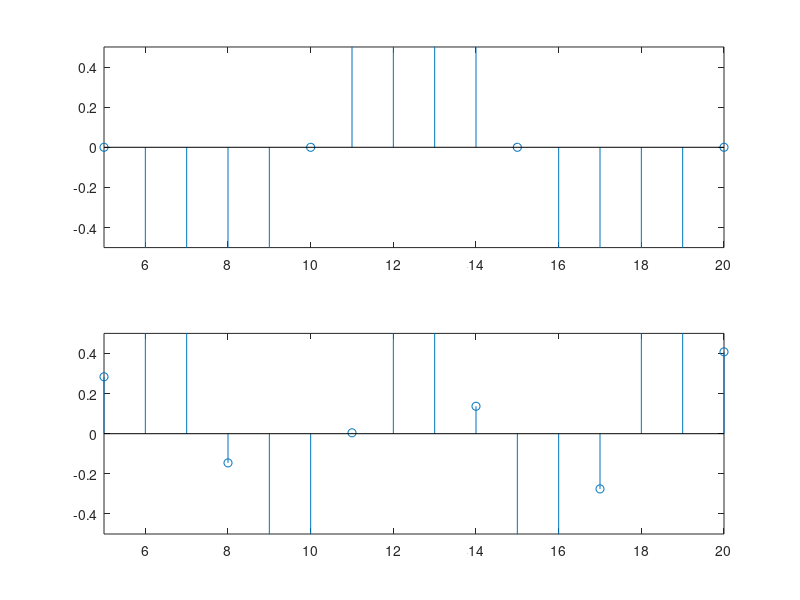

MATLAB code for this plot:
%% Discrete time pulse (first method)
clc, clear, close all;
n = -4 : 1 : 4;
delta_n = [0, 0, 0, 0, 1, 0, 0, 0, 0];
stem(n, delta_n)
xlabel('Time sample')
ylabel('Amplitude')
pause
%% Discrete time pulse (second method)
clc, clear, close all;
n = -100 : 1 : 100;
delta_n = [zeros(1, 100), 1, zeros(1, 100)];
stem(n, delta_n)
xlabel("Sampling time")
ylabel("Amplitude")
pause
%% Discrete time pulse (third method)
clc, clear, close all;
n = -20 : 1 : 20;
delta_n = (n - 3 == 0); %Shift signal to 3 unit to the right
stem(n, delta_n)
xlabel('Sampling time')
ylabel('Magnitude')
pause
%% Unit discrete signal time
clc, clear, close all;
n = -10 : 1 : 10;
unit_n = (n >= 0);
stem(n, unit_n)
xlabel('Time')
ylabel('Magnitude')
legend('Unit signal')
title('DT Unit signal')
pause
%% Axis command
clc, clear, close all;
n = -10 : 1 : 10;
unit_n = (n >= 0);
stem(n, unit_n)
axis([-20 20 0 5])
pause
%% Sinc function
clc, clear, close all;
n = -10 : 1 : 10;
sinc_n = sin(n)./n;
sinc_n(n == 0) = 1;
stem(n, sinc_n)
pause
%% Unit ramp function
clc, clear, close all;
n = -20 : 0.5 : 20;
ramp_n = (n >= 0).*n;
stem(n, ramp_n)
pause
%%Sine function
clc, clear, close all;
n = 1 : 1 : 20;
sine_n = sin(n * 2 * pi * 0.1);
cosine_n = cos(n);
subplot(2, 1, 1)
stem(n, sine_n)
axis([5 20 -1/2 1/2])
subplot(2, 1, 2)
stem(n, cosine_n)
axis([5 20 -1/2 1/2])
pause

